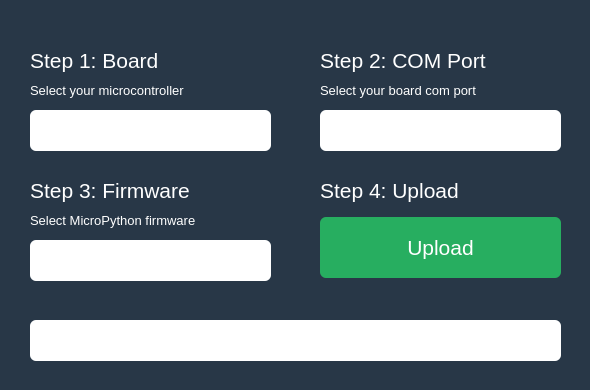
<?xml version="1.0" encoding="UTF-8"?>
<ui version="4.0">
 <class>Main</class>
 <widget class="QWidget" name="Main">
  <property name="geometry">
   <rect>
    <x>0</x>
    <y>0</y>
    <width>590</width>
    <height>390</height>
   </rect>
  </property>
  <property name="windowTitle">
   <string>MicroUploader</string>
  </property>
  <property name="styleSheet">
   <string notr="true">QWidget#Main {
	background-color: rgb(40, 55, 71);
}

QComboBox {
    border-radius: 6px;
	background-color: rgb(255, 255, 255);
    border: none;
    color: rgb(33, 47, 61);
}

QComboBox::drop-down {
	background-color: none;
	border: none;
}

QPushButton#uploadButton {
	background-color: rgb(39, 174, 96);
	color: rgb(255, 255, 255);	
	border: none;
	border-radius: 6px;
}

QPushButton#uploadButton:hover {
	background-color: #239B56;
}

QProgressBar {
	background-color: #FFF;
	border-radius: 6px;
	border: none;
}


QProgressBar::chunk {
	background-color: rgb(46, 204, 113);
	border-radius: 6px;
}

QPushButton#uploadButton:disabled {
	background-color: #5ad78f;
}

QLabel#logLabel {
	background-color: none;
}
</string>
  </property>
  <widget class="QComboBox" name="boardCombo">
   <property name="geometry">
    <rect>
     <x>30</x>
     <y>110</y>
     <width>241</width>
     <height>41</height>
    </rect>
   </property>
   <property name="font">
    <font>
     <pointsize>9</pointsize>
    </font>
   </property>
   <property name="styleSheet">
    <string notr="true"/>
   </property>
  </widget>
  <widget class="QLabel" name="label">
   <property name="geometry">
    <rect>
     <x>30</x>
     <y>40</y>
     <width>251</width>
     <height>41</height>
    </rect>
   </property>
   <property name="font">
    <font>
     <pointsize>16</pointsize>
    </font>
   </property>
   <property name="styleSheet">
    <string notr="true">color: rgb(255, 255, 255);</string>
   </property>
   <property name="text">
    <string>Step 1: Board</string>
   </property>
  </widget>
  <widget class="QComboBox" name="portCombo">
   <property name="geometry">
    <rect>
     <x>320</x>
     <y>110</y>
     <width>241</width>
     <height>41</height>
    </rect>
   </property>
   <property name="font">
    <font>
     <pointsize>9</pointsize>
    </font>
   </property>
   <property name="styleSheet">
    <string notr="true"/>
   </property>
  </widget>
  <widget class="QLabel" name="label_2">
   <property name="geometry">
    <rect>
     <x>30</x>
     <y>80</y>
     <width>251</width>
     <height>21</height>
    </rect>
   </property>
   <property name="font">
    <font>
     <pointsize>10</pointsize>
    </font>
   </property>
   <property name="styleSheet">
    <string notr="true">color: rgb(255, 255, 255);</string>
   </property>
   <property name="text">
    <string>Select your microcontroller</string>
   </property>
  </widget>
  <widget class="QLabel" name="label_3">
   <property name="geometry">
    <rect>
     <x>320</x>
     <y>40</y>
     <width>251</width>
     <height>41</height>
    </rect>
   </property>
   <property name="font">
    <font>
     <pointsize>16</pointsize>
    </font>
   </property>
   <property name="styleSheet">
    <string notr="true">color: rgb(255, 255, 255);</string>
   </property>
   <property name="text">
    <string>Step 2: COM Port</string>
   </property>
  </widget>
  <widget class="QLabel" name="label_4">
   <property name="geometry">
    <rect>
     <x>320</x>
     <y>80</y>
     <width>251</width>
     <height>21</height>
    </rect>
   </property>
   <property name="font">
    <font>
     <pointsize>10</pointsize>
    </font>
   </property>
   <property name="styleSheet">
    <string notr="true">color: rgb(255, 255, 255);</string>
   </property>
   <property name="text">
    <string>Select your board com port</string>
   </property>
  </widget>
  <widget class="QProgressBar" name="progressBar">
   <property name="geometry">
    <rect>
     <x>30</x>
     <y>320</y>
     <width>531</width>
     <height>41</height>
    </rect>
   </property>
   <property name="styleSheet">
    <string notr="true"/>
   </property>
   <property name="value">
    <number>0</number>
   </property>
   <property name="textVisible">
    <bool>false</bool>
   </property>
  </widget>
  <widget class="QLabel" name="label_5">
   <property name="geometry">
    <rect>
     <x>30</x>
     <y>170</y>
     <width>251</width>
     <height>41</height>
    </rect>
   </property>
   <property name="font">
    <font>
     <pointsize>16</pointsize>
    </font>
   </property>
   <property name="styleSheet">
    <string notr="true">color: rgb(255, 255, 255);</string>
   </property>
   <property name="text">
    <string>Step 3: Firmware</string>
   </property>
  </widget>
  <widget class="QComboBox" name="firmwareCombo">
   <property name="geometry">
    <rect>
     <x>30</x>
     <y>240</y>
     <width>241</width>
     <height>41</height>
    </rect>
   </property>
   <property name="font">
    <font>
     <pointsize>9</pointsize>
    </font>
   </property>
   <property name="autoFillBackground">
    <bool>false</bool>
   </property>
   <property name="styleSheet">
    <string notr="true"/>
   </property>
  </widget>
  <widget class="QLabel" name="label_6">
   <property name="geometry">
    <rect>
     <x>30</x>
     <y>210</y>
     <width>251</width>
     <height>21</height>
    </rect>
   </property>
   <property name="font">
    <font>
     <pointsize>10</pointsize>
    </font>
   </property>
   <property name="styleSheet">
    <string notr="true">color: rgb(255, 255, 255);</string>
   </property>
   <property name="text">
    <string>Select MicroPython firmware</string>
   </property>
  </widget>
  <widget class="QLabel" name="label_7">
   <property name="geometry">
    <rect>
     <x>320</x>
     <y>170</y>
     <width>251</width>
     <height>41</height>
    </rect>
   </property>
   <property name="font">
    <font>
     <pointsize>16</pointsize>
    </font>
   </property>
   <property name="styleSheet">
    <string notr="true">color: rgb(255, 255, 255);</string>
   </property>
   <property name="text">
    <string>Step 4: Upload</string>
   </property>
  </widget>
  <widget class="QPushButton" name="uploadButton">
   <property name="enabled">
    <bool>true</bool>
   </property>
   <property name="geometry">
    <rect>
     <x>320</x>
     <y>217</y>
     <width>241</width>
     <height>61</height>
    </rect>
   </property>
   <property name="font">
    <font>
     <pointsize>16</pointsize>
    </font>
   </property>
   <property name="styleSheet">
    <string notr="true"/>
   </property>
   <property name="text">
    <string>Upload</string>
   </property>
   <property name="flat">
    <bool>false</bool>
   </property>
  </widget>
  <widget class="QLabel" name="logLabel">
   <property name="geometry">
    <rect>
     <x>30</x>
     <y>320</y>
     <width>530</width>
     <height>40</height>
    </rect>
   </property>
   <property name="font">
    <font>
     <pointsize>10</pointsize>
    </font>
   </property>
   <property name="styleSheet">
    <string notr="true"/>
   </property>
   <property name="text">
    <string/>
   </property>
   <property name="textFormat">
    <enum>Qt::PlainText</enum>
   </property>
   <property name="alignment">
    <set>Qt::AlignCenter</set>
   </property>
   <property name="wordWrap">
    <bool>true</bool>
   </property>
  </widget>
 </widget>
 <resources/>
 <connections/>
</ui>
